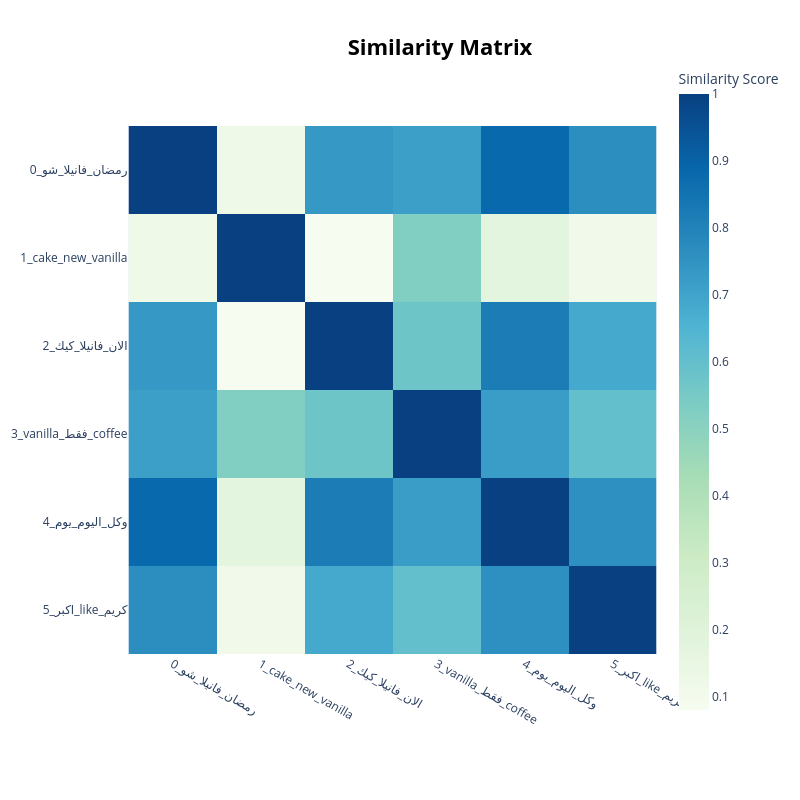

Notebook code cell kept with this figure:
### Code cell
base_topic_model.visualize_heatmap()

### Figure 1 — Plotly figure (JSON) as saved in the notebook; plotly's stock layout.template omitted (floating-point values rounded to 4 significant figures)
{"data": [{"coloraxis": "coloraxis", "hovertemplate": "x: %{x}<br>y: %{y}<br>Similarity Score: %{z}<extra></extra>", "name": "0", "type": "heatmap", "x": ["0_رمضان_فانيلا_شو", "1_cake_new_vanilla", "2_الان_فانيلا_كيك", "3_vanilla_فقط_coffee", "4_وكل_اليوم_يوم", "5_اكبر_like_كريم"], "xaxis": "x", "y": ["0_رمضان_فانيلا_شو", "1_cake_new_vanilla", "2_الان_فانيلا_كيك", "3_vanilla_فقط_coffee", "4_وكل_اليوم_يوم", "5_اكبر_like_كريم"], "yaxis": "y", "z": [[1.0, 0.1219, 0.7339, 0.7129, 0.881, 0.7669], [0.1219, 1.0, 0.08034, 0.5247, 0.1743, 0.1113], [0.7339, 0.08034, 1.0, 0.5729, 0.8224, 0.685], [0.7129, 0.5247, 0.5729, 1.0, 0.7202, 0.6021], [0.881, 0.1743, 0.8224, 0.7202, 1.0, 0.7592], [0.7669, 0.1113, 0.685, 0.6021, 0.7592, 1.0]]}], "layout": {"coloraxis": {"colorbar": {"title": {"text": "Similarity Score"}}, "colorscale": [[0, "rgb(247,252,240)"], [0.125, "rgb(224,243,219)"], [0.25, "rgb(204,235,197)"], [0.375, "rgb(168,221,181)"], [0.5, "rgb(123,204,196)"], [0.625, "rgb(78,179,211)"], [0.75, "rgb(43,140,190)"], [0.875, "rgb(8,104,172)"], [1, "rgb(8,64,129)"]]}, "height": 800, "hoverlabel": {"bgcolor": "white", "font": {"family": "Rockwell", "size": 16}}, "legend": {"title": {"text": "Trend"}}, "margin": {"t": 60}, "showlegend": true, "title": {"font": {"color": "Black", "size": 22}, "text": "<b>Similarity Matrix</b>", "x": 0.55, "xanchor": "center", "y": 0.95, "yanchor": "top"}, "width": 800, "xaxis": {"anchor": "y", "constrain": "domain", "domain": [0, 1], "scaleanchor": "y"}, "yaxis": {"anchor": "x", "autorange": "reversed", "constrain": "domain", "domain": [0, 1]}}}
